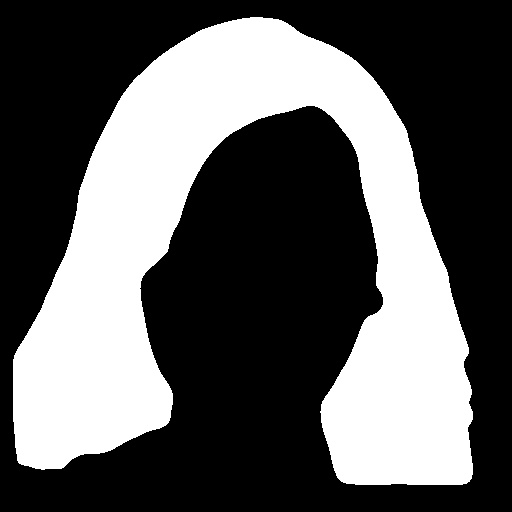
#> input picture _exp_image_match/Version 1.0/01/001.jpg, 512 x 512 px; its folder holds 3 pictures in this run
$ python _exp_match_with_flann.py
#> lines starting #> are read from the running program, lines starting #| are printed output that depends on the picture; pictures that were not available may be replaced by others from this repository, and a replacement may not be noted
import os
import cv2
import numpy as np
import matplotlib.pyplot as plt

from os import walk
from os.path import join

dir_this = os.path.dirname(__file__)
dir_hair = '{}/Version 1.0'.format(dir_this)
# print('->root path: %s' % dir_this)

# [36 lines left out: functions create_descriptors, save_descriptor, not called in this run]

def match_image():
    sub_folder_list = sorted(os.listdir(dir_hair))
    for i in range(len(sub_folder_list)):
        sub_folder = sub_folder_list[i]
        if not sub_folder.startswith('.') and not sub_folder.__contains__('_npy'):
            sub_folder = '{}/{}'.format(dir_hair, sub_folder)
            # print('->sub_folder: %s' % sub_folder)

            image_file_list = sorted(os.listdir(sub_folder))
            image_file = '{}/{}'.format(sub_folder, image_file_list[0])
            query = cv2.imread(image_file, 0)
#> query is the input picture: shape (512, 512); min 0, max 255, mean 92.5
            print('->image file: %s' % image_file)

            descriptors = []
            npy_folder = sub_folder + '_npy'
            npy_file_list = sorted(os.listdir(npy_folder))
            for j in range(len(npy_file_list)):
                file = '{}/{}'.format(npy_folder, npy_file_list[j])
                # print('->file: %s/%s' % (npy_folder, file))

                # 获取特征数据文件名
                if '.npy' in file:
                    descriptors.append(file)

            # 使用SIFT算法检查图像的关键点和描述符
            sift = cv2.SIFT_create()
            query_kp, query_ds = sift.detectAndCompute(query, None)
#> query_kp = 50 keypoints; strongest (x, y, size): (394, 396, 93), (95, 378, 95.2), (263, 268, 130.7), (454, 467, 27.9)

            # 创建FLANN匹配器
            index_params = dict(algorithm=0, trees=5)
            search_params = dict(checks=50)
            flann = cv2.FlannBasedMatcher(index_params, search_params)

            potential_culprits = {}
            for d in descriptors:
                # 将图像query与特征数据文件的数据进行匹配
                matches = flann.knnMatch(query_ds, np.load(d), k=2)
                # 清除错误匹配
                good = []
                for m, n in matches:
                    if m.distance < 0.7 * n.distance:
                        good.append(m)
                # 输出每张图片与目标图片的匹配数目
                print("img is %s ! matching rate is (%d)" % (d, len(good)))
                potential_culprits[d] = len(good)
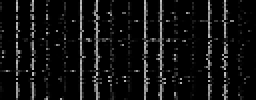
#> query_ds: shape (50, 128) float32 (shown 2 times larger); min 0, max 195, mean 16.5
#> after the loop, potential_culprits = 0 items

            # 获取最多匹配数目的图片
            max_matches = None
            potential_suspect = None
            for culprit, matches in potential_culprits.items():
                if max_matches == None or matches > max_matches:
                    max_matches = matches
                    potential_suspect = culprit
#> this loop made 0 passes

            print("potential suspect is %s \n" % potential_suspect)
#| potential suspect is None
#> pass 2 of the loop in match_image, `for i in range(len(sub_folder_list)):`:
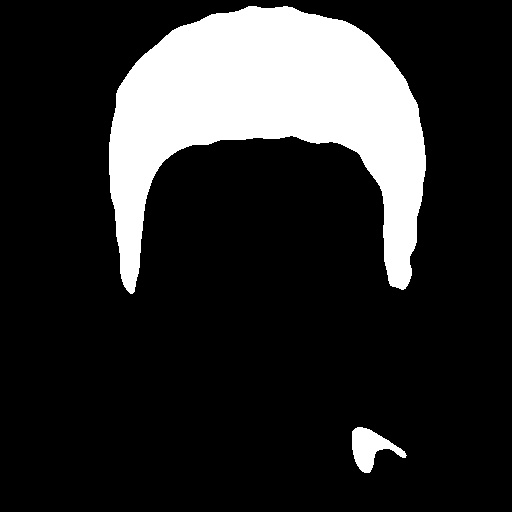
#> input picture _exp_image_match/Version 1.0/02/001.jpeg, 512 x 512 px
#> in match_image, query is the input picture: shape (512, 512); min 0, max 255, mean 44.4
#> query_kp = 49 keypoints; strongest (x, y, size): (402, 454, 5.6), (129, 273, 16), (365, 462, 13.1), (167, 106, 78.9)
#> after the loop in match_image, `for d in descriptors:`:
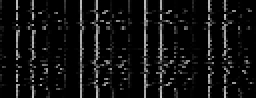
#> query_ds: shape (49, 128) float32 (shown 2 times larger); min 0, max 194, mean 17.3
#| potential suspect is None

def _open_npy_file():
    data = np.load('{}/Version 1.0/01/001.npy'.format(dir_this))
    print(data)

# [18 lines left out: function _clear_invalid_file, not called in this run]

if __name__=='__main__':
    # # 查看图片特征数据
    # _open_npy_file()

    # # 清楚无效文件
    # _clear_invalid_file()


    # # # 保存图片特征数据
    # path = '{}/Version 1.0'.format(dir_this)
    # create_descriptors(path)

    # 匹配文件
    match_image()


''' 参考资料
1.Python 使用Opencv实现图像特征检测与匹配
https://blog.csdn.net/HuangZhang_123/article/details/80660688


'''
